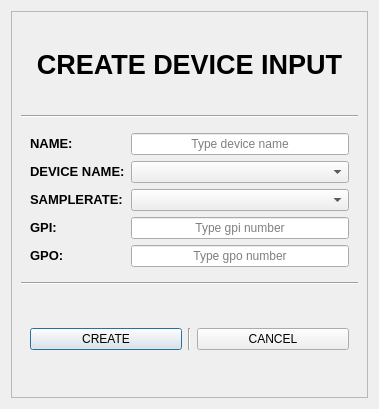
<?xml version="1.0" encoding="UTF-8"?>
<ui version="4.0">
 <class>Dialog</class>
 <widget class="QDialog" name="Dialog">
  <property name="geometry">
   <rect>
    <x>0</x>
    <y>0</y>
    <width>379</width>
    <height>409</height>
   </rect>
  </property>
  <property name="windowTitle">
   <string>Dialog</string>
  </property>
  <layout class="QGridLayout" name="gridLayout">
   <item row="0" column="0">
    <widget class="QFrame" name="frame">
     <property name="frameShape">
      <enum>QFrame::Shape::StyledPanel</enum>
     </property>
     <property name="frameShadow">
      <enum>QFrame::Shadow::Raised</enum>
     </property>
     <layout class="QVBoxLayout" name="verticalLayout">
      <item>
       <spacer name="verticalSpacer_3">
        <property name="orientation">
         <enum>Qt::Orientation::Vertical</enum>
        </property>
        <property name="sizeHint" stdset="0">
         <size>
          <width>20</width>
          <height>40</height>
         </size>
        </property>
       </spacer>
      </item>
      <item>
       <widget class="QLabel" name="label">
        <property name="text">
         <string>&lt;html&gt;&lt;head/&gt;&lt;body&gt;&lt;p align=&quot;center&quot;&gt;&lt;span style=&quot; font-size:20pt; font-weight:700;&quot;&gt;CREATE DEVICE INPUT&lt;/span&gt;&lt;/p&gt;&lt;/body&gt;&lt;/html&gt;</string>
        </property>
       </widget>
      </item>
      <item>
       <spacer name="verticalSpacer">
        <property name="orientation">
         <enum>Qt::Orientation::Vertical</enum>
        </property>
        <property name="sizeHint" stdset="0">
         <size>
          <width>20</width>
          <height>40</height>
         </size>
        </property>
       </spacer>
      </item>
      <item>
       <widget class="Line" name="line_2">
        <property name="orientation">
         <enum>Qt::Orientation::Horizontal</enum>
        </property>
       </widget>
      </item>
      <item>
       <widget class="QWidget" name="widget" native="true">
        <layout class="QFormLayout" name="formLayout">
         <item row="0" column="0">
          <widget class="QLabel" name="label_2">
           <property name="text">
            <string>&lt;html&gt;&lt;head/&gt;&lt;body&gt;&lt;p&gt;&lt;span style=&quot; font-size:10pt; font-weight:700;&quot;&gt;NAME:&lt;/span&gt;&lt;/p&gt;&lt;/body&gt;&lt;/html&gt;</string>
           </property>
          </widget>
         </item>
         <item row="0" column="1">
          <widget class="QLineEdit" name="name_line">
           <property name="alignment">
            <set>Qt::AlignmentFlag::AlignCenter</set>
           </property>
           <property name="placeholderText">
            <string>Type device name</string>
           </property>
          </widget>
         </item>
         <item row="1" column="0">
          <widget class="QLabel" name="label_3">
           <property name="text">
            <string>&lt;html&gt;&lt;head/&gt;&lt;body&gt;&lt;p&gt;&lt;span style=&quot; font-size:10pt; font-weight:700;&quot;&gt;DEVICE NAME:&lt;/span&gt;&lt;/p&gt;&lt;/body&gt;&lt;/html&gt;</string>
           </property>
          </widget>
         </item>
         <item row="1" column="1">
          <widget class="QComboBox" name="devices_combo"/>
         </item>
         <item row="2" column="0">
          <widget class="QLabel" name="label_4">
           <property name="text">
            <string>&lt;html&gt;&lt;head/&gt;&lt;body&gt;&lt;p&gt;&lt;span style=&quot; font-size:10pt; font-weight:700;&quot;&gt;SAMPLERATE:&lt;/span&gt;&lt;/p&gt;&lt;/body&gt;&lt;/html&gt;</string>
           </property>
          </widget>
         </item>
         <item row="2" column="1">
          <widget class="QComboBox" name="sample_rate_combo"/>
         </item>
         <item row="3" column="0">
          <widget class="QLabel" name="label_5">
           <property name="text">
            <string>&lt;html&gt;&lt;head/&gt;&lt;body&gt;&lt;p&gt;&lt;span style=&quot; font-size:10pt; font-weight:700;&quot;&gt;GPI:&lt;/span&gt;&lt;/p&gt;&lt;/body&gt;&lt;/html&gt;</string>
           </property>
          </widget>
         </item>
         <item row="3" column="1">
          <widget class="QLineEdit" name="gpi_line">
           <property name="inputMask">
            <string/>
           </property>
           <property name="alignment">
            <set>Qt::AlignmentFlag::AlignCenter</set>
           </property>
           <property name="placeholderText">
            <string>Type gpi number</string>
           </property>
          </widget>
         </item>
         <item row="4" column="0">
          <widget class="QLabel" name="label_6">
           <property name="text">
            <string>&lt;html&gt;&lt;head/&gt;&lt;body&gt;&lt;p&gt;&lt;span style=&quot; font-size:10pt; font-weight:700;&quot;&gt;GPO:&lt;/span&gt;&lt;/p&gt;&lt;/body&gt;&lt;/html&gt;</string>
           </property>
          </widget>
         </item>
         <item row="4" column="1">
          <widget class="QLineEdit" name="gpo_line">
           <property name="inputMask">
            <string/>
           </property>
           <property name="alignment">
            <set>Qt::AlignmentFlag::AlignCenter</set>
           </property>
           <property name="placeholderText">
            <string>Type gpo number</string>
           </property>
          </widget>
         </item>
        </layout>
       </widget>
      </item>
      <item>
       <widget class="Line" name="line">
        <property name="orientation">
         <enum>Qt::Orientation::Horizontal</enum>
        </property>
       </widget>
      </item>
      <item>
       <spacer name="verticalSpacer_2">
        <property name="orientation">
         <enum>Qt::Orientation::Vertical</enum>
        </property>
        <property name="sizeHint" stdset="0">
         <size>
          <width>20</width>
          <height>40</height>
         </size>
        </property>
       </spacer>
      </item>
      <item>
       <widget class="QWidget" name="widget_2" native="true">
        <layout class="QHBoxLayout" name="horizontalLayout">
         <item>
          <widget class="QPushButton" name="create_button">
           <property name="text">
            <string>CREATE</string>
           </property>
          </widget>
         </item>
         <item>
          <widget class="Line" name="line_3">
           <property name="orientation">
            <enum>Qt::Orientation::Vertical</enum>
           </property>
          </widget>
         </item>
         <item>
          <widget class="QPushButton" name="cancel_button">
           <property name="text">
            <string>CANCEL</string>
           </property>
          </widget>
         </item>
        </layout>
       </widget>
      </item>
      <item>
       <spacer name="verticalSpacer_4">
        <property name="orientation">
         <enum>Qt::Orientation::Vertical</enum>
        </property>
        <property name="sizeHint" stdset="0">
         <size>
          <width>20</width>
          <height>40</height>
         </size>
        </property>
       </spacer>
      </item>
     </layout>
    </widget>
   </item>
  </layout>
 </widget>
 <resources/>
 <connections/>
</ui>
